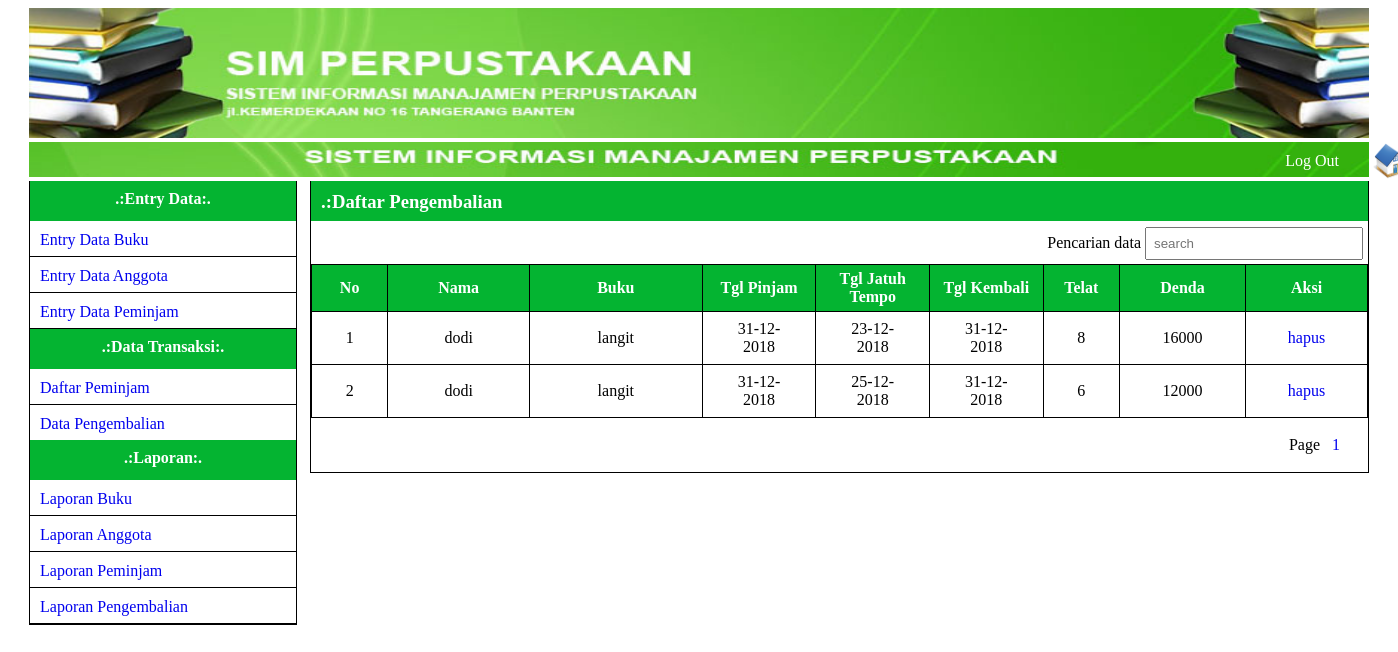
/pengembalian.php, run on the app's committed database.
### tables this page shows
CREATE TABLE `pengembalian` (
  `id_pengembalian` int(11) NOT NULL,
  `id_peminjam` int(11) NOT NULL,
  `nis` int(11) NOT NULL,
  `kd_buku` varchar(10) NOT NULL,
  `tgl_kembali` varchar(10) NOT NULL,
  `telat` varchar(10) NOT NULL,
  `denda` int(11) NOT NULL
);

CREATE TABLE `anggota` (
  `nis` int(13) NOT NULL,
  `nama` varchar(10) NOT NULL,
  `kelas` int(2) NOT NULL,
  `jurusan` varchar(3) NOT NULL,
  `jenkel` varchar(10) NOT NULL,
  `alamat` text NOT NULL
);

CREATE TABLE `buku` (
  `kd_buku` varchar(10) NOT NULL,
  `jd_buku` varchar(10) NOT NULL,
  `jns_buku` varchar(10) NOT NULL,
  `pengarang` varchar(10) NOT NULL,
  `penerbit` varchar(10) NOT NULL,
  `th_terbit` int(11) NOT NULL,
  `stok` int(11) NOT NULL
);

CREATE TABLE `peminjam` (
  `id_peminjam` int(11) NOT NULL,
  `nis` int(13) NOT NULL,
  `kd_buku` varchar(10) NOT NULL,
  `tgl_pinjam` varchar(10) NOT NULL,
  `jth_tempo` varchar(10) NOT NULL,
  `status` varchar(15) NOT NULL
);

### pengembalian.php (the view, shortened to what this page needs)
<?php include 'themes/header.php'; ?>
<div class="title">
	<h3>.:Daftar Pengembalian</h3>
</div>
	<div class="tp">
		<div class="sp">
			<label>Pencarian data</label>
			<input type="text" name="caridata" placeholder="search" id="caridata">
		</div>
		<table class="tpdata">
			<thead>
				<tr>
					<th>No</th>
					<th>Nama</th>
					<th>Buku</th>
					<th>Tgl Pinjam</th>
					<th>Tgl Jatuh Tempo</th>
					<th>Tgl Kembali</th>
					<th>Telat</th>
					<th>Denda</th>
					<th>Aksi</th>
				</tr>
			</thead>
			<tbody id="mytable">
				<?php
				$conn = mysqli_connect("localhost","root","","project-perpustakaan");
				$per_page = 5;
				$page = isset($_GET['halaman'])?(int)$_GET['halaman']:1;
				$mulai = ($page>1) ? ($page * $per_page) - $per_page : 0;
				$query = mysqli_query($conn,"SELECT buku.jd_buku,anggota.nama,peminjam.tgl_pinjam,peminjam.jth_tempo,pengembalian.id_pengembalian,pengembalian.tgl_kembali,pengembalian.telat,pengembalian.denda FROM pengembalian join anggota on pengembalian.nis = anggota.nis join peminjam on pengembalian.id_peminjam = peminjam.id_peminjam join buku on pengembalian.kd_buku = buku.kd_buku limit $mulai,$per_page");
				$sql = mysqli_query($conn,"SELECT anggota.nama,peminjam.tgl_pinjam,peminjam.jth_tempo,pengembalian.tgl_kembali,pengembalian.id_pengembalian,pengembalian.telat,pengembalian.denda FROM pengembalian join anggota on pengembalian.nis = anggota.nis join peminjam on pengembalian.id_peminjam = peminjam.id_peminjam join buku on pengembalian.kd_buku = buku.kd_buku");
				$total = mysqli_num_rows($sql);
				$pages = ceil($total/$per_page);
				$no = $mulai+1;
				while ( $data = mysqli_fetch_array($query))
					{
				?>
					<tr>
						<td width="5"><?php echo $no++; ?>
						</td>
						<td width="50"><?php echo $data['nama']; ?></td>
						<td width="70"><?php echo $data['jd_buku']; ?></td>
						<td width="5"><?php echo $data['tgl_pinjam']; ?></td>
						<td width="5"><?php echo $data['jth_tempo']; ?></td>
						<td width="5"><?php echo $data['tgl_kembali']; ?></td>
						<td width="5"><?php echo $data['telat']; ?></td>
						<td width="5"><?php echo $data['denda']; ?></td>
						<td width="5">
							<a class="hapus" href="prosespeminjam.php?aksi=hapus&id=<?php echo $data['id_pengembalian'];?>">hapus</a>
						</td>
					</tr>
				<?php } ?>
			</tbody>
		</table>
		<div class="paging">
		Page<?php for ($i=1; $i<=$pages ; $i++) { ?>
		<a href="?halaman=<?php echo $i;?>"><?php echo $i; ?></a>
		<?php } ?>
	</div>
	</div>
	<?php include 'themes/footer.php'; ?>

### themes/header.php (shortened to what this page needs)
<!DOCTYPE html>
<html>
<head>
	<link rel="stylesheet" type="text/css" href="assets/style.css">
	<link rel="stylesheet" type="text/css" href="assets/chosen.css">
	<link rel="stylesheet" type="text/css" href="assets/datepicker.css">
</head>
<body>
	<div class="container">
		<div class="header">
			<img src="img/header.jpg" width="1340" height="130">
		</div>
		<div class="subheader" style="position: relative;">
			<img src="img/subheader.jpg" width="1340" height="35">
			<a href="index.php" style="position: absolute;top: 0;"><img src="img/home.png" width="40px" height="38px"></a>
			 <a href="proseslogin.php?aksi=logout" style="position: absolute;top: 10px;right: 30px;color: white">Log Out</a>
		</div>
		<div class="row">
			<div class="sidebar">
				<div class="menu">
					<h4 class="label">.:Entry Data:.</h4>
				</div>
				<div class="menu-item">
					<a href="buku.php">Entry Data Buku</a>
				</div>
				<div class="menu-item">
					<a href="anggota.php">Entry Data Anggota</a>
				</div>
				<div class="menu-item">
					<a href="peminjam.php">Entry Data Peminjam</a>
				</div>
				<div class="menu">
					<h4 class="label">.:Data Transaksi:.</h4>
				</div>
				<div class="menu-item">
					<a href="daftarpeminjam.php">Daftar Peminjam</a>
				</div>
				<div class="menu-item">
					<a href="pengembalian.php">Data Pengembalian</a>
				</div>
				<div class="menu">
					<h4 class="label">.:Laporan:.</h4>
				</div>
				<div class="menu-item">
					<a href="lap_buku.php">Laporan Buku</a>
				</div>
				<div class="menu-item">
					<a href="lap_anggota.php">Laporan Anggota</a>
				</div>
				<div class="menu-item">
					<a href="lap_peminjam.php">Laporan Peminjam</a>
				</div>
				<div class="menu-item">
					<a href="lap_pengembalian.php">Laporan Pengembalian</a>
				</div>
			</div>
			<div class="content">
				<div class="isi-content">

### themes/footer.php (shortened to what this page needs)
		</div>
			</div>
		</div>
	</div>
</body>
</html>

### assets/style.css (style rules this page uses)
.container { width: 1340px; margin: 0px auto; }
.sidebar { width: 20%; float: left; border-style: solid; border-width: thin; box-sizing: border-box; box-shadow: 20px; }
.content { width: 80%; float: right; box-sizing: border-box; height: 200px; padding-left: 13px; box-sizing: border-box; }
.menu { width: 100%; background-color: #04B431; margin-top: -22px; height: 40px; text-align: center; }
.label { padding: 9px; color: white; }
.menu-item { border-bottom-style: solid; border-width: thin; width: 100%; height: 35px; }
a { text-decoration: none; display: inline-block; }
.menu-item a { padding: 10px; }
.isi-content { width: 100%; border-style: solid; border-width: thin; padding-top: 4px; box-sizing: border-box; position: relative; }
.title { width: 100%; background-color: #04B431; height: 40px; margin-top: -24px; }
.title h3 { padding: 10px; color: white; }
.sp { right: 5px; top: 45px; position: absolute; }
.sp input { padding: 7px; width: 200px; }
.tpdata { width: 100%; text-align: center; border-collapse: collapse; margin-top: 43px; }
.tpdata th { border: 1px solid black; padding: 5px 5px; }
.tpdata td { border: 1px solid black; padding: 8px 20px; }
.tpdata th { background-color: #04B431; color: white; }
.paging { width: 100%; text-align: right; padding: 10px; box-sizing: border-box; }
.paging a { padding: 8px; margin-right: 10px; }

### data on the page
pengembalian: anggota.nama "dodi", kd_buku.jd_buku "langit", id_peminjam.tgl_pinjam "31-12-2018", id_peminjam.jth_tempo "23-12-2018", tgl_kembali "31-12-2018", telat "8", denda "16000"
pengembalian: anggota.nama "dodi", kd_buku.jd_buku "langit", id_peminjam.tgl_pinjam "31-12-2018", id_peminjam.jth_tempo "25-12-2018", tgl_kembali "31-12-2018", telat "6", denda "12000"
